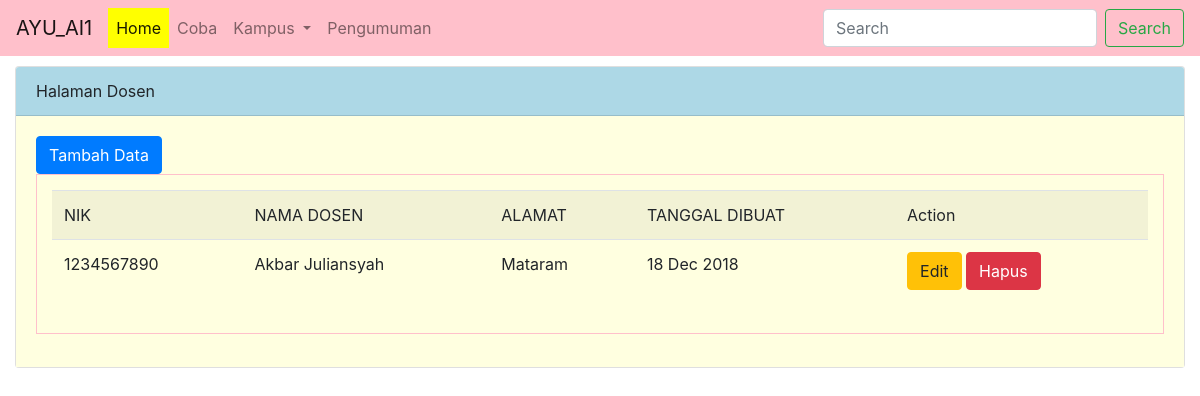
/index.php/admin/dosen, run on the app's committed database.
### tables this page shows
CREATE TABLE `dosen` (
  `nik` varchar(10) NOT NULL,
  `nama_dsn` varchar(255) NOT NULL,
  `alamat` text NOT NULL,
  `created_at` datetime NOT NULL DEFAULT CURRENT_TIMESTAMP
);

### application/controllers/admin/dosen.php (called while the page is built, shortened)
<?php
class Dosen extends CI_Controller
{
	public function __construct()
	{
		$this->load->model('dosen_model');
	}
	 public function index()
	{
		$data['judul'] = 'Dosen';
		$data['sub_judul'] = 'Halaman Dosen';
		$data['halaman'] = 'admin/v_Dosen';
		$data['isi_tabel'] = $this->dosen_model->all();
		$this->load->view('admin/v_template',$data);
	}
}

### index.php (called while the page is built, shortened)
<?php
require_once BASEPATH.'core/CodeIgniter.php';

### application/models/dosen_model.php (called while the page is built, shortened)
<?php
class Dosen_model extends CI_Model {
	public function all()
	{
		return $this->db->get('dosen')->result();
	}
}

### application/views/admin/v_dosen.php (the view, shortened to what this page needs)
<div class="col-sm-12" >
  <div class="card" >
   <div class="card-header" style="background-color: lightblue"> <?php echo $sub_judul; ?></div>
   <div class="card-body" style="background-color: lightyellow">
    <a href="<?php echo site_url('admin/dosen/tambah')?>" class="btn btn-primary" > Tambah Data</a>
     <div style="border: 1px solid pink; padding: 15px; margin-bottom: 13px">
       <table class="table table-striped table-border" bgcolor="lightyellow">
         <tr>
           <td>NIK</td>
           <td>NAMA DOSEN</td>
           <td>ALAMAT</td>
           <td>TANGGAL DIBUAT</td>
           <td>Action</td>
         </tr>
     <?php
     foreach ($isi_tabel as $value){
      ?>
         <tr>
           <td><?= $value->nik ?></td>
           <td><?= $value->nama_dsn ?></td>
           <td><?= $value->alamat ?></td>
           <td><?= date('d M Y', strtotime($value->created_at)) ?></td>
           <td>
             <a href="<?= site_url('admin/dosen/edit/'.$value->nik); ?>" class="btn btn-warning"> Edit </a>
             <a href="<?= site_url('admin/dosen/hapus/'.$value->nik); ?>" class="btn btn-danger"> Hapus </a>
           </td>
         </tr>
       <?php
   }
   ?>
       </table>
     </div>
     </div>
   </div>
 </div>

### data on the page
dosen: nik "1234567890", nama_dsn "Akbar Juliansyah", alamat "Mataram", created_at "18 Dec 2018"

### other printed values
$sub_judul "Halaman Dosen"
